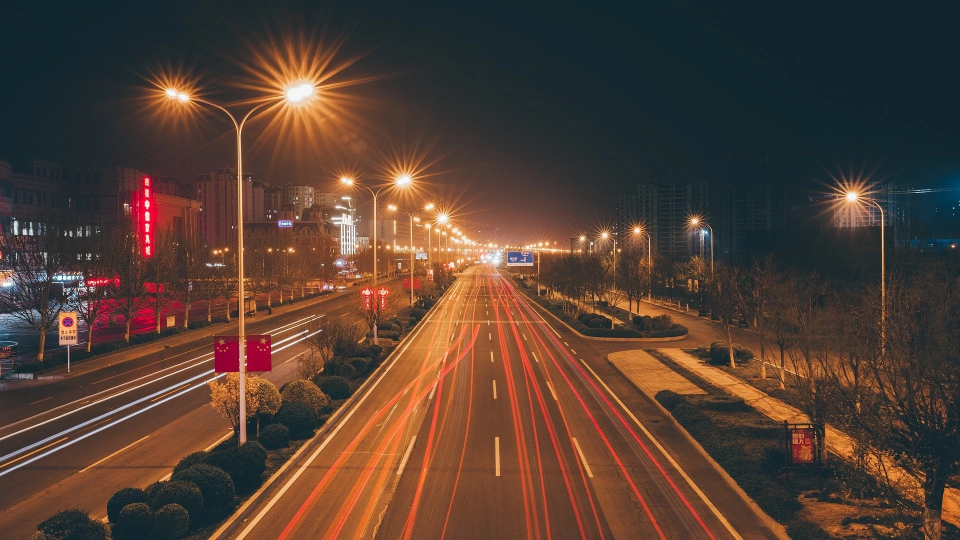
#> input picture OpenCV/Image/road2.jpg, 1920 x 1080 px (shown at 1/2 size)
$ jupyter execute OpenCV33.ipynb
#> lines starting #> are read from the running program, lines starting #| are printed output that depends on the picture; after the words box and inside, x2 and y2 are one past the last pixel; in counts of white or black regions, pixels touching at a corner belong together
[cell 1]
import cv2
import numpy as np

# 33. 히스토그램

[cell 2]
# 히스토그램(Histogram)
# 도수 분포표 중 하나로 데이터의 분포를 몇 개의 구간으로 나누고 각 구간에 속하는 데이터를 시각적으로 표현한 막대그래프
# X축: 픽셀의 값, Y축: 해당 픽셀의 개수
# 이미지의 특성을 쉽게 확인

# 히스토그램의 세가지 요소
# 빈도 수(BINS): 히스토그램 그래프의 X축 간격
# (예: 0~255범위에서 빈도수8: 0~7, 8~15,...,248~255 총 32개 막대)
# 차원 수(DIMS): 히스토그램을 분석할 이미지의 차원
# (예: 그래이스케일: 단일채널, 하나의 차원 / 색상 이미지: 다중 채널, 세 개 이상의 차원에 대해 분석 가능)
# 범위(RANGE): 히스토그램 그래프의 X축 범위, 특정 픽셀값 영역에 대해서만 분석하게 하는 데 사용

[cell 3]
# 원본 이미지
src = cv2.imread("Image/road2.jpg")
#> src is the input picture: shape (1080, 1920, 3); mean B, G, R 51.4, 62.8, 85.2
# 그레이스케일(흑백) 이미지
gray = cv2.cvtColor(src, cv2.COLOR_BGR2GRAY)
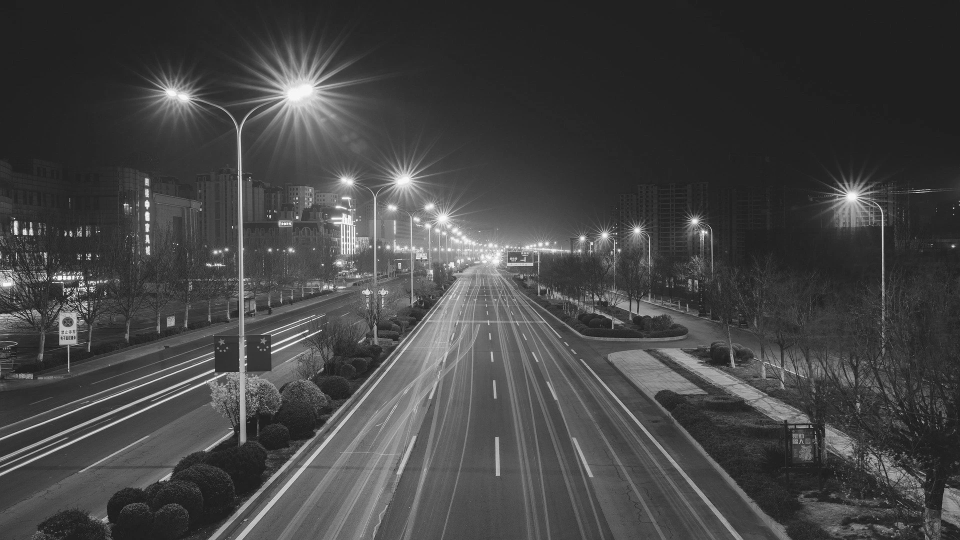
#> gray: shape (1080, 1920) (shown at 1/2 size); min 1, max 255, mean 68.2
# 히스토그램 이미지(높이:원본높이, 너비:256분포)
result = np.zeros((src.shape[0], 256), dtype=np.uint8)

# 히스토그램
# cv2.calcHist(연산 이미지, 특정 채널, 마스크, 히스토그램 크기, 히스토그램 범위)
# 특정 채널 : 차원 수(DIMS)를 설정, 단일채널(그레이):0
# 마스크 : 특정 영역에 대해서만 연산, 없으면 None
# 히스토그램 크기 : 빈도 수(BINS)를 설정
# 히스토그램 범위 : 범위(RANGE)를 설정
hist = cv2.calcHist([gray], [0], None, [256], [0, 256])
#> hist = 256 values, max 100997 at index 33, min 0 at index 0, mean 8100

# 정규화 함수
# cv2.normalize(입력 배열, 결과 배열, alpha, beta, 정규화 기준)
# cv2.NORM_MINMAX : 최솟값이 alpha가 되고, 최댓값이 beta가 되게 변경
cv2.normalize(hist, hist, 0, result.shape[0], cv2.NORM_MINMAX)

# 결과 시각적으로 확인
# hist값을 result에 표시
for x, y in enumerate(hist):
    cv2.line(result, (int(x), result.shape[0]), (int(x), result.shape[0] - int(y)), 255)
#> this loop made 256 passes
#> y on passes 1 to 3: [0], [0.0214], [0.0107]
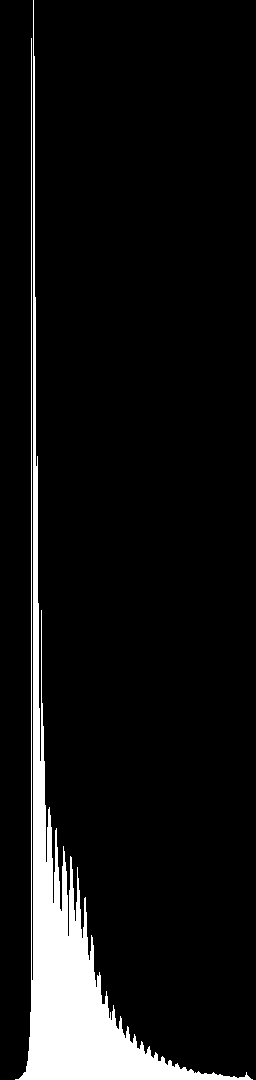
#> result: shape (1080, 256); 8% white; 1 white region, box (x1, y1, x2, y2) and area: (15, 0, 253, 1080) 22056

# gray와 result는 이미지 높이가 같음 -> 병합 함수(np.hstack)로 이미지를 연결
dst = np.hstack([gray, result])
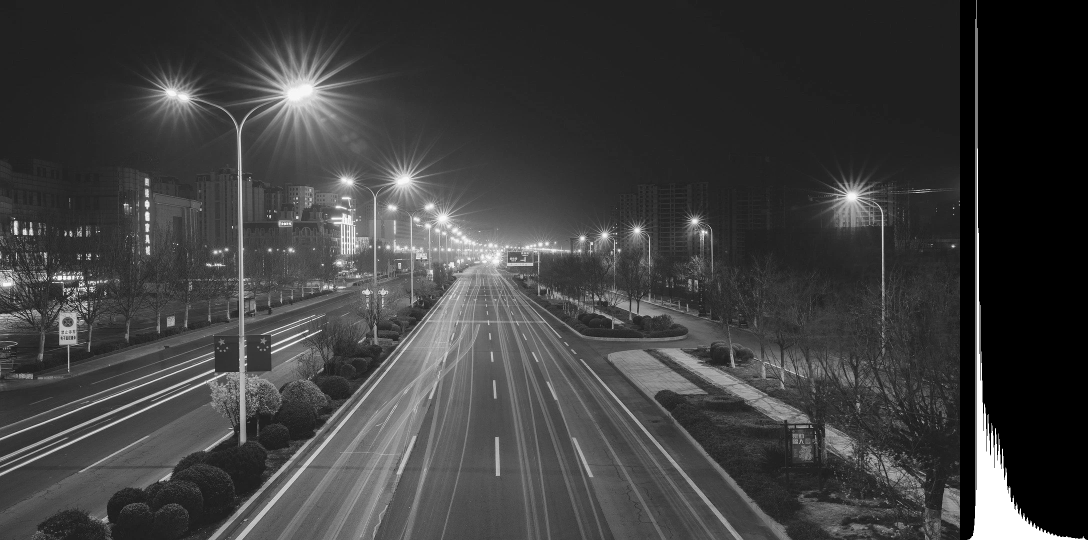
#> dst: shape (1080, 2176) (shown at 1/2 size); min 0, max 255, mean 62.6

dst=cv2.resize(dst, (0,0), fx=0.5, fy=0.5)
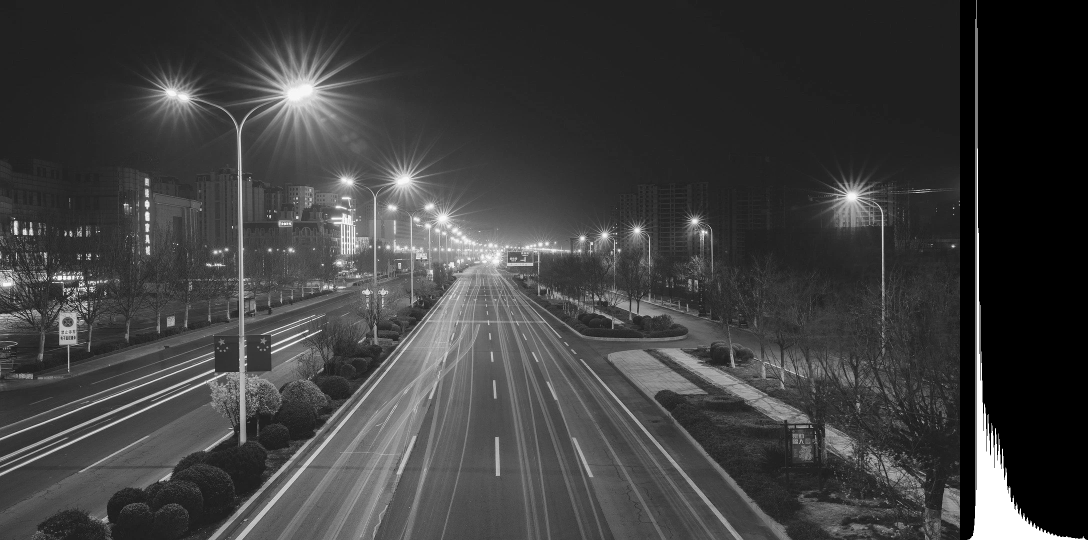
#> dst: shape (540, 1088); min 0, max 255, mean 62.7

cv2.imshow("dst", dst)
cv2.waitKey(0)
cv2.destroyAllWindows()

# 34. 픽셀 접근

[cell 4]
# 픽셀 접근(Pixel Access)
# 이미지 배열에서 특정 좌표에 대한 값을 받아오거나, 변경할 때 사용
# Numpy 배열의 요소 접근 방식과 동일, 직접 값을 변경하거나 할당 가능
# OpenCV의 Mat 클래스는 Numpy 배열을 사용하므로 슬라이싱을 사용 가능

[cell 5]
# 회색 그라데이션 이미지
# numpy의 등간격(numpy.linspace) 활용
# 이미지 배열이 아니므로, 차원 변경(numpy.reshape) 함수를 활용해 단일 채널 이미지로 변경
gray = np.linspace(0, 255, num=90000, endpoint=True, retstep=False, dtype=np.uint8).reshape(300, 300, 1)

# 색상 그라데이션 이미지
color = np.zeros((300, 300, 3), np.uint8)

# Blue 채널의 0 ~ 150 행에 gray의 값을 할당
color[0:150, :, 0] = gray[0:150, :, 0]
# Red 채널의 150 ~ 300 열에 gray 값을 할당
color[:, 150:300, 2] = gray[:, 150:300, 0]

# 배열 접근법
# 배열[행 시작:행 끝(:간격), 열 시작: 열 끝(:간격), 차원 시작:차원 끝(:간격)]
x, y, c = 200, 100, 0
access_gray = gray[y, x, c]
access_color_blue = color[y, x, c]
# 차원을 포함하지 않을 경우 : 모든 차원 반환(numpy배열)
access_color = color[y, x]

print(access_gray)
print(access_color_blue)
print(access_color)

cv2.imshow("gray", gray)
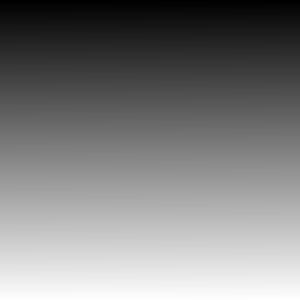
#> window 'gray': shape (300, 300, 1); min 0, max 255, mean 127
cv2.imshow("color", color)
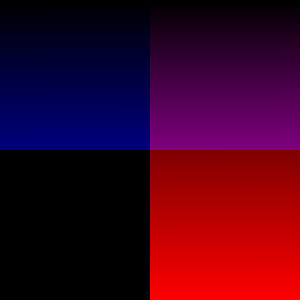
#> window 'color': shape (300, 300, 3); mean B, G, R 31.6, 0, 63.6
cv2.waitKey(0)
cv2.destroyAllWindows()

$ run again, with OpenCV/Image/ara.jpg copied over OpenCV/Image/road2.jpg
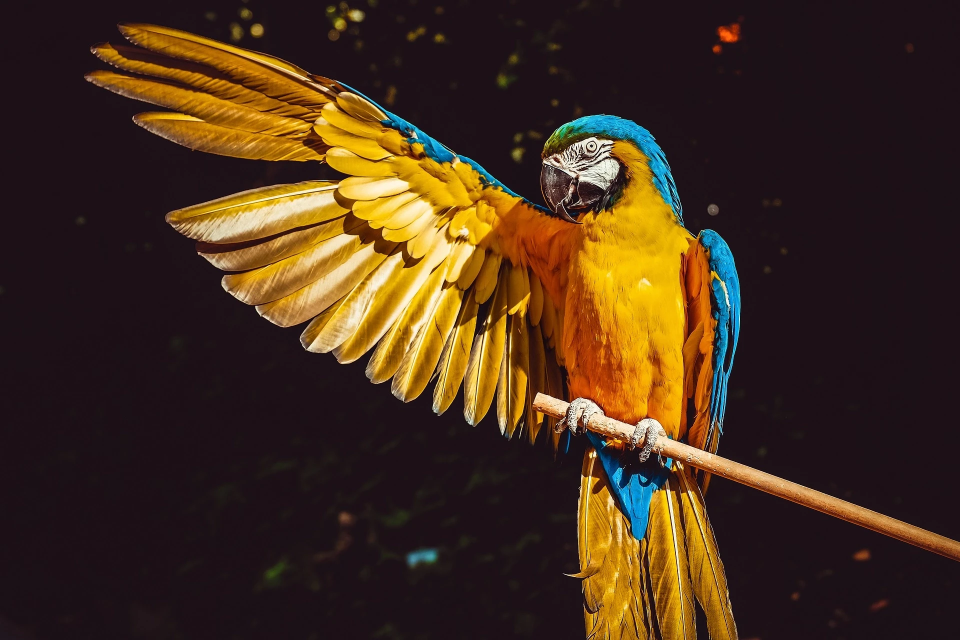
#> input picture OpenCV/Image/ara.jpg, 1920 x 1280 px (shown at 1/2 size)
#> src is the input picture: shape (1280, 1920, 3); mean B, G, R 28.8, 47.5, 69.5
#> hist = 256 values, max 1256527 at index 21, min 12 at index 255, mean 9600
#> the loop `for x, y in enumerate(hist):` made 256 passes
#> y on passes 1 to 3: [0.00102], [0.0458], [0.0846]
#> after the loop `for x, y in enumerate(hist):`:
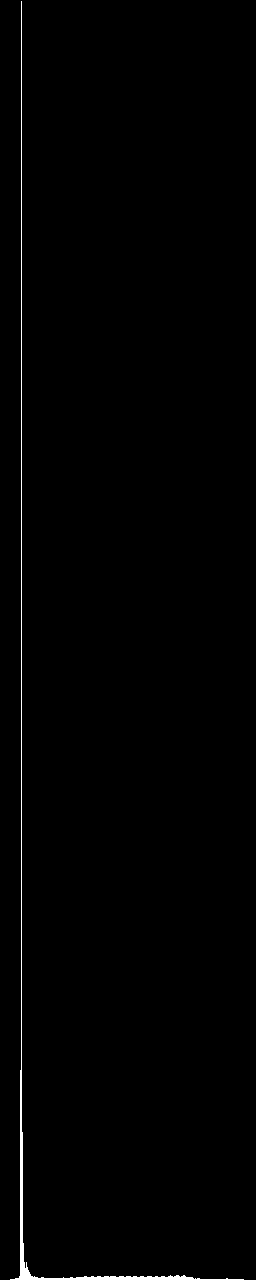
#> result: shape (1280, 256); 0.72% white; 1 white region, box (x1, y1, x2, y2) and area: (10, 1, 244, 1280) 2365
#> `dst=cv2.resize(dst, (0,0), fx=0.5, fy=0.5)`:
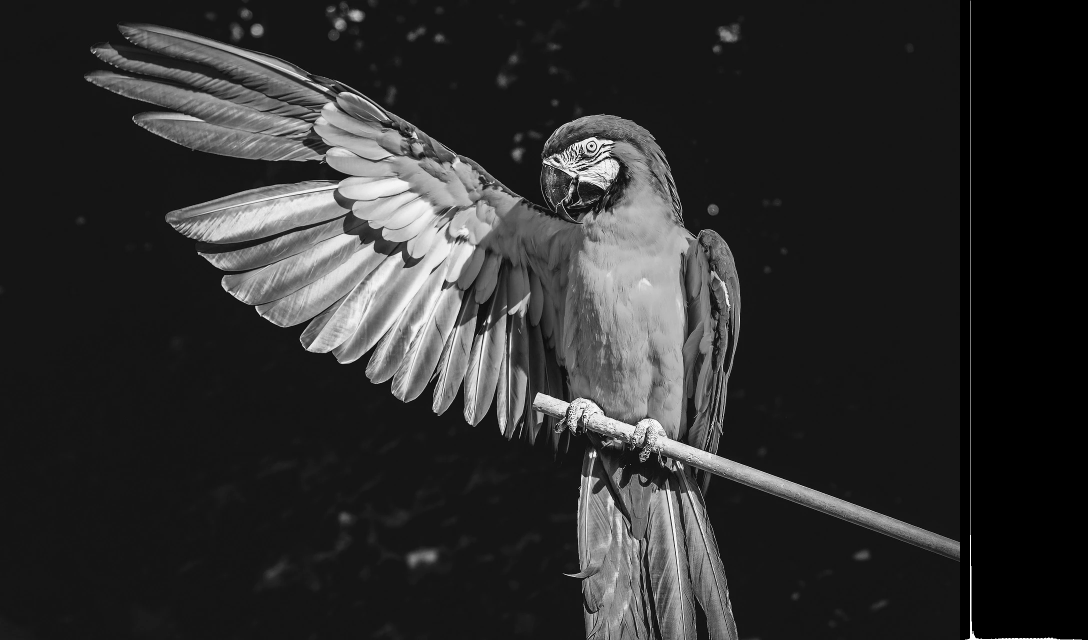
#> dst: shape (640, 1088); min 0, max 255, mean 46.2
